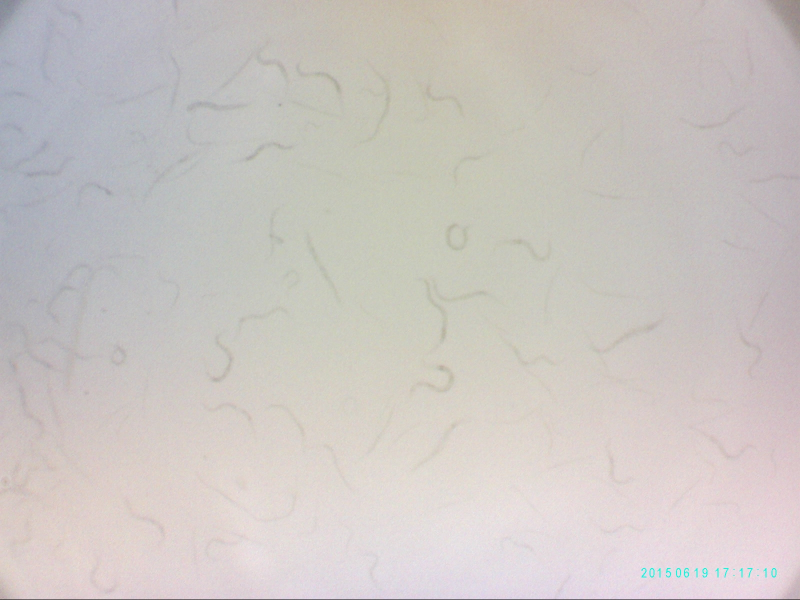
#> input picture hst/imgFile/8.JPG, 1600 x 1200 px, found by its file name (shown at 1/2 size)
$ python wormtool.py   (older library calls are emulated)
#> lines starting #> are read from the running program, lines starting #| are printed output that depends on the picture; after the words box and inside, x2 and y2 are one past the last pixel; in counts of white or black regions, pixels touching at a corner belong together
#> in func_vision_worm_clasification, orgImg is the input picture: shape (1200, 1600, 3); mean B, G, R 194.5, 197.9, 203.4
#!/usr/bin/python3
# -*- coding: UTF-8 -*-
# coding=utf-8

import cv2
import numpy as np
import matplotlib.pyplot as plt
import imutils
from ctypes import c_uint8
import argparse
import math
import random
import sys
import time
import json
import os   #Python的标准库中的os模块包含普遍的操作系统功能
import re   #引入正则表达式对象


# [15 lines left out: functions Original_test, Preprocessing_resize_test, not called in this run]

def func_vision_worm_binvalue_test(img):
    #生成新图像
    #new = res.copy()
    #new = cv2.cvtColor(res,cv2.COLOR_BGR2GRAY)
    new = np.zeros(img.shape, np.uint8)

    #灰度化
    for i in range(new.shape[0]):  #Axis-y/height/Rows
        for j in range(new.shape[1]):
            (b,g,r) = img[i,j]
            #均值算法
            #new[i,j] = (int(b)+int(g)+int(r))/3
            #最大值法
            #new[i,j] = max(int(b), int(g), int(r))
            #加权平均法
            new[i,j] = int(0.3*float(b) + 0.59*float(g) + 0.11*float(r))&0xFF

    #强制8bit转换
    #new = cv2.convertScaleAbs(new)

    #中值滤波
    blur= cv2.medianBlur(new, 5)
    midGray = cv2.cvtColor(blur, cv2.COLOR_BGR2GRAY)
    #cv2.imshow('Middle Blur', midGray)

    #固定二值化
    #ret, binNew = cv2.threshold(new, 130, 255, cv2.THRESH_BINARY)

    #自适应二值化
    binGray = cv2.adaptiveThreshold(midGray, 255, cv2.ADAPTIVE_THRESH_MEAN_C, cv2.THRESH_BINARY, 43, 5)   # ADAPTIVE_THRESH_MEAN_C ADAPTIVE_THRESH_GAUSSIAN_C
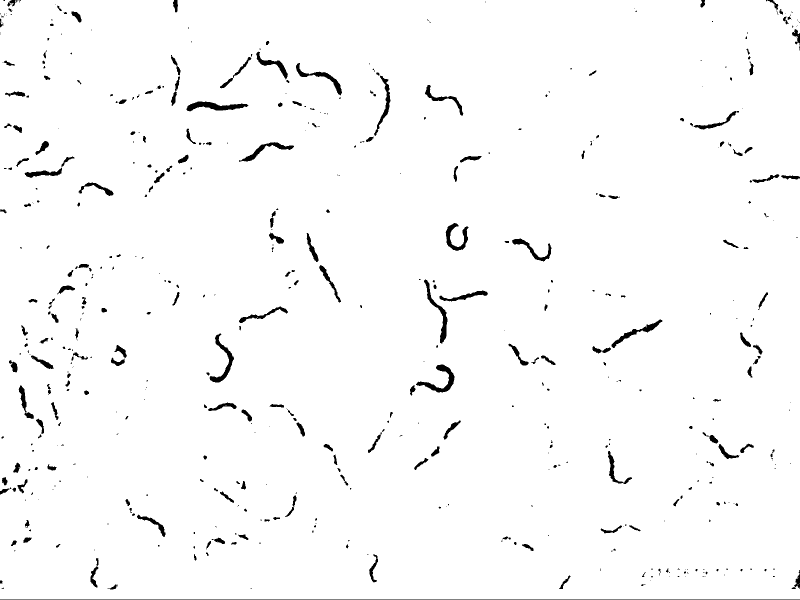
#> binGray: shape (1200, 1600) (shown at 1/2 size); 97.8% white; 541 black regions (299 under 20 px), largest, box (x1, y1, x2, y2) and area: (0, 1199, 1600, 1200) 1600, (373, 203, 497, 223) 1248, (832, 729, 909, 785) 1216
    binRes= cv2.GaussianBlur(binGray, (5,5), 1.5) #medianBlur
    #cv2.imshow('Adaptive Bin', binRes)
    return binRes;

def func_vision_worm_remove_noise_test(img):
    # 膨胀+腐蚀等形态学变化
    kerne1 = np.ones((7, 7), np.uint8)
    img_erosin = cv2.erode(img, kerne1, iterations=1)
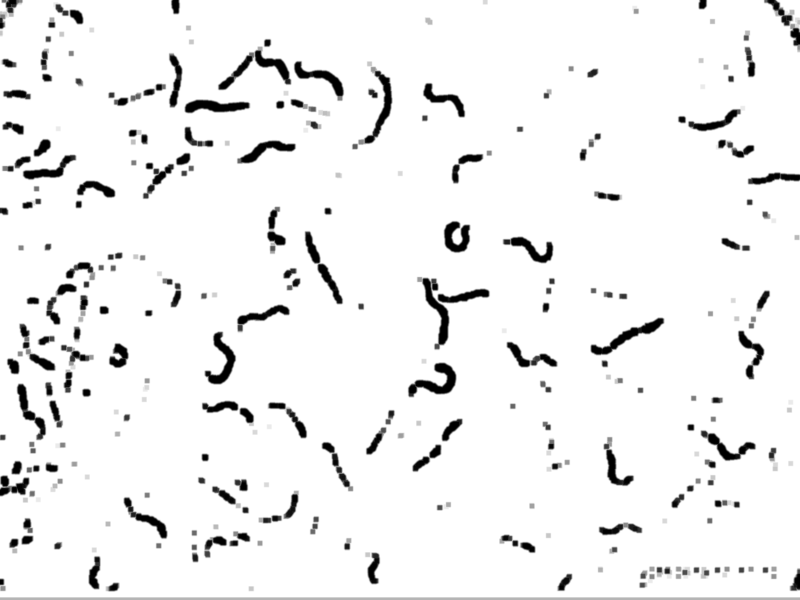
#> img_erosin: shape (1200, 1600) (shown at 1/2 size); min 0, max 255, mean 240.6

    #图像相与
    #img_bit = cv2.bitwise_and(img, img, mask=img_erosin)
    #ret, img_threshold = cv2.threshold(img_erosin, 5, 250, cv2.THRESH_BINARY)  # 二值化
    #img_bit= cv2.cvtColor(img_threshold, cv2.COLOR_BGR2GRAY)

    #再次中值滤波
    midFilter= cv2.medianBlur(img_erosin, 5)

    #固定二值化
    ret, binImg = cv2.threshold(midFilter, 130, 255, cv2.THRESH_BINARY)
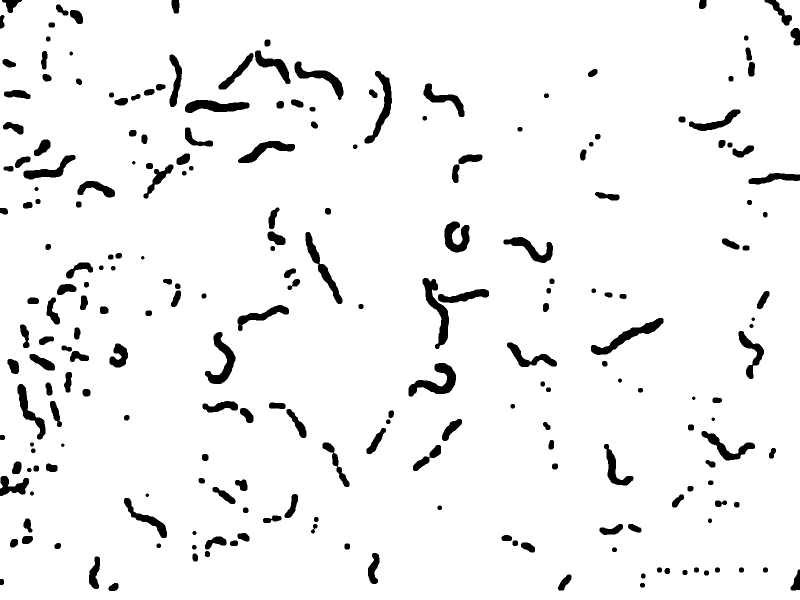
#> binImg: shape (1200, 1600) (shown at 1/2 size); 94.6% white; 229 black regions
    # [14 lines of commented-out code are left out]

    return binImg;


#https://www.cnblogs.com/llfisher/p/6557611.html
#https://www.cnblogs.com/nanyangzp/p/3496486.html
#偏心率：以质心为中心，所有点到X轴的长度综合，相比Y周的长度总和，他们之间的比值。
#圆形=1，长条就是斜率
# E = (M20-M02+4M11)/A, Mjk = EE(x-xA)^j * (y-yA)^k, (j+k阶矩)，A为面积
#http://wenku.baidu.com/link?url=4ZSLxGBKE3LBf2mdxDs0VJ1cjJ3hxqeORu-3mfXO23gGBqf5LyjqZ4AHFCMLeP32xEKkoj5tPsWHdvA2ovmuKiRDKN6YHFO9G7JOzBWWrMC

#http://blog.csdn.net/app_12062011/article/details/51953030
#E = sqrt(1-I^2)
#I = (u20+u02-sqrt(4u11*u11(u20-u02)*(u20-u02))/(u20+u02+sqrt(4u11*u11(u20-u02)*(u20-u02))
def func_vision_worm_find_contours(nfImg, orgImg):
    #找到轮廓
    _, contours, hierarchy = cv2.findContours(nfImg, cv2.RETR_TREE, cv2.CHAIN_APPROX_SIMPLE) #RETR_TREE, RETR_CCOMP
#> contours = 219 contours; largest, box (x1, y1, x2, y2) and area: (0, 0, 1600, 1200) 1910735, (816, 725, 913, 794) 2785, (844, 555, 899, 699) 2758, (1181, 635, 1328, 711) 2732, (409, 663, 472, 769) 2454
    #contours = contours[0] if imutils.is_cv2() else contours[1]

    #绘制轮廓
    #cv2.drawContours(orgImg, contours, -1, (0,0,255), 1)
    #cv2.imshow("contours marked image", orgImg)

    #输出图形
    outputImg = cv2.cvtColor(nfImg, cv2.COLOR_GRAY2BGR)
#> outputImg: shape (1200, 1600, 3); 94.6% white; 229 black regions, largest, box (x1, y1, x2, y2) and area: (817, 726, 912, 793) 2628, (845, 556, 898, 698) 2591, (1182, 636, 1327, 710) 2575
    outputSta = {'totalNbr':0, 'bigAlive':0, 'bigDead':0, 'middleAlive':0, 'middleDead':0, 'smallAlive':0, 'smallDead':0, 'totalAlive':0, 'totalDead':0}
# [4 lines of commented-out code are left out]
    mask = np.zeros((orgImg.shape[0]+2, orgImg.shape[1]+2), np.uint8)
    mask[:] = 1
    #分别分析
    for c in contours:
        #外矩形框
        (x,y,w,h)=cv2.boundingRect(c)
        pointx=x+w/2
        pointy=y+h/2
        # compute the center of the contour
        M = cv2.moments(c)
        cX = int(M["m10"] / (M["m00"]+0.01))
        cY = int(M["m01"] / (M["m00"]+0.01))
        seed_point = (cX, cY)
        #轮廓面积
        cArea = cv2.contourArea(c)
        #轮廓弧长
        cPerimeter = cv2.arcLength(c,True)

        # [18 lines of commented-out code are left out]
        rect = cv2.minAreaRect(c)
        # 长宽,总有 width>=height
        width, height = rect[1]
        if (width > height):
            cE = height / width
        else:
            cE = width / height
        cE = round(cE, 2)
        #判定大小
#         if cArea < 400:
#             pass
#         else:
#             # draw the contour and center of the shape on the image
#             cv2.drawContours(outputImg, [c], -1, (0, 0, 255), 1)
#             cv2.circle(outputImg, (cX, cY), 2, (0, 255, 0), -1)
#             #cv2.putText(orgImg, "center", (cX - 20, cY - 20), cv2.FONT_HERSHEY_SIMPLEX, 0.5, (255, 255, 255), 2)

        #最终决定不采用flood算法
        if cArea < 600:
            pass
        elif cArea <1500:
            outputSta['totalNbr'] +=1
            #cv2.floodFill(outputImg, mask, seed_point,(0,0,255))
            cv2.drawContours(outputImg, c, -1, (0,0,255), 2)
            if (cE < 0.5):
                outputSta['smallDead'] +=1
                outputSta['totalDead'] +=1
            else:
                outputSta['smallAlive'] +=1
                outputSta['totalAlive'] +=1
            cv2.putText(outputImg, str(cE), (cX - 20, cY - 20), cv2.FONT_HERSHEY_SIMPLEX, 0.5, (0, 0, 255), 2)
        elif cArea < 2500:
            outputSta['totalNbr'] +=1
            #cv2.floodFill(outputImg, mask, seed_point,(0,255,0))
            cv2.drawContours(outputImg, c, -1, (0,255,0), 2)
            if (cE < 0.5):
                outputSta['middleDead'] +=1
                outputSta['totalDead'] +=1
            else:
                outputSta['middleAlive'] +=1
                outputSta['totalAlive'] +=1
            cv2.putText(outputImg, str(cE), (cX - 20, cY - 20), cv2.FONT_HERSHEY_SIMPLEX, 0.5, (0, 255, 0), 2)
        elif cArea < 5000:
            outputSta['totalNbr'] +=1
            #cv2.floodFill(outputImg, mask, seed_point,(255,0,0))
            cv2.drawContours(outputImg, c, -1, (255,0,0), 2)
            if (cE < 0.5):
                outputSta['bigDead'] +=1
                outputSta['totalDead'] +=1
            else:
                outputSta['bigAlive'] +=1
                outputSta['totalAlive'] +=1
            cv2.putText(outputImg, str(cE), (cX - 20, cY - 20), cv2.FONT_HERSHEY_SIMPLEX, 0.5, (255, 0, 0), 2)
#> this loop made 219 passes
#> (x, y, w, h, pointx, pointy, cX, cY) on passes 1 to 12: (0, 0, 1600, 1200, 800, 600, 799, 600), (1279, 1165, 12, 11, 1285, 1170.5, 1284, 1169), (216, 1165, 22, 18, 227, 1174, 227, 1174), (1115, 1148, 29, 34, 1129.5, 1165, 1129, 1164), (1281, 1146, 11, 12, 1286.5, 1152, 1285, 1151), (1407, 1140, 12, 12, 1413, 1146, 1412, 1145), (1364, 1139, 12, 12, 1370, 1145, 1369, 1144), (1328, 1135, 13, 14, 1334.5, 1142, 1334, 1141), (1525, 1134, 12, 12, 1531, 1140, 1530, 1139), (1477, 1134, 12, 12, 1483, 1140, 1482, 1139), (1429, 1134, 12, 12, 1435, 1140, 1434, 1139), (1387, 1134, 12, 12, 1393, 1140, 1392, 1139)
#> (x, y, w, h, pointx, pointy, cX, cY) on pass 44: (1343, 988, 26, 28, 1356, 1002, 1354, 1001)
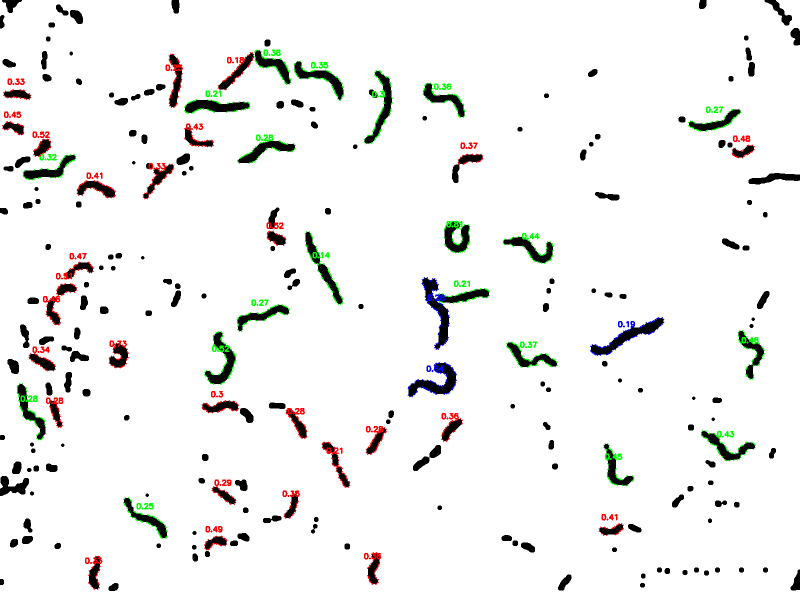
#> outputImg: shape (1200, 1600, 3) (shown at 1/2 size); mean B, G, R 238.8, 240.2, 240.2

    font = cv2.FONT_HERSHEY_SIMPLEX
    cv2.putText(outputImg, str(outputSta), (10, 30), font, 0.7, (0, 0, 255), 2, cv2.LINE_AA)
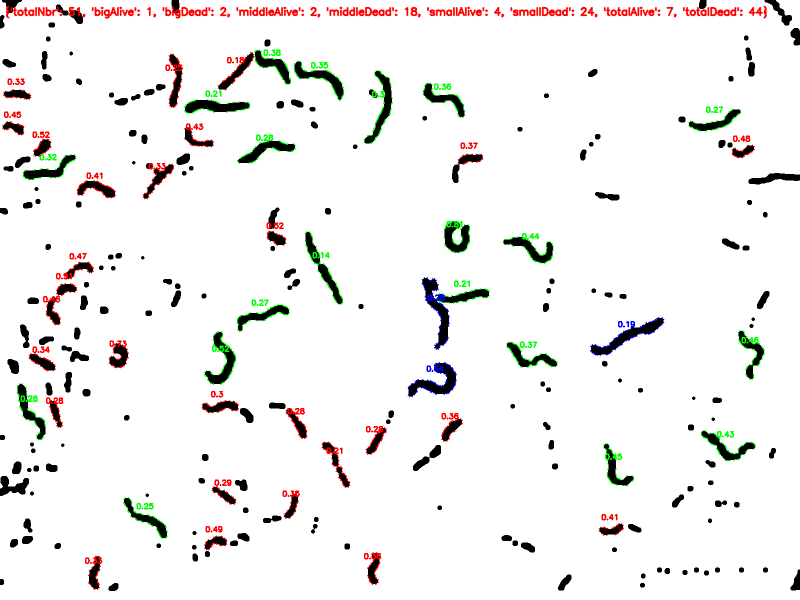
#> outputImg: shape (1200, 1600, 3) (shown at 1/2 size); 0.88% of pixels changed, all inside (x1, y1, x2, y2) = (10, 11, 1535, 38)
    cv2.imshow("Final output", outputImg)

    return outputImg;


# [35 lines left out: function Preprocessing_find_coin_edge, not called in this run]


lowThreshold = 0
max_lowThreshold = 100
ratio = 3
kernel_size = 5

# [118 lines left out: functions CannyThreshold, Canny_test, Laplance_test, Sobel_test, kmeans_test, Preprocessing_find_mouse_edge, not called in this run]

def func_vision_worm_clasification(batch):
    #img=cv2.imread("./2.jpg", 0)
    inImgFile = "8.jpg"
    orgImg=cv2.imread(inImgFile)
    # [8 lines of commented-out code are left out]
    binImg = func_vision_worm_binvalue_test(orgImg)
    nfImg = func_vision_worm_remove_noise_test(binImg)
    conImg = func_vision_worm_find_contours(nfImg, orgImg)
    cv2.imwrite("result_"+inImgFile, conImg)
    # 打开一个文件
    f = open("worm_clas.txt", "a+")
    a = '%s, caculated one time, save new file = result_%s.\n' % (time.asctime(), inImgFile)
    f.write(a)
    # 关闭打开的文件
    f.close()
    if ("batch" in batch):
        cv2.destroyAllWindows()
    else:
        cv2.waitKey(0)
        cv2.destroyAllWindows()

#总入口
if __name__ == "__main__":
    func_vision_worm_clasification("no");  #"batch" or "no"

$ run again, with hst/imgFile/2.JPG copied over hst/imgFile/8.JPG
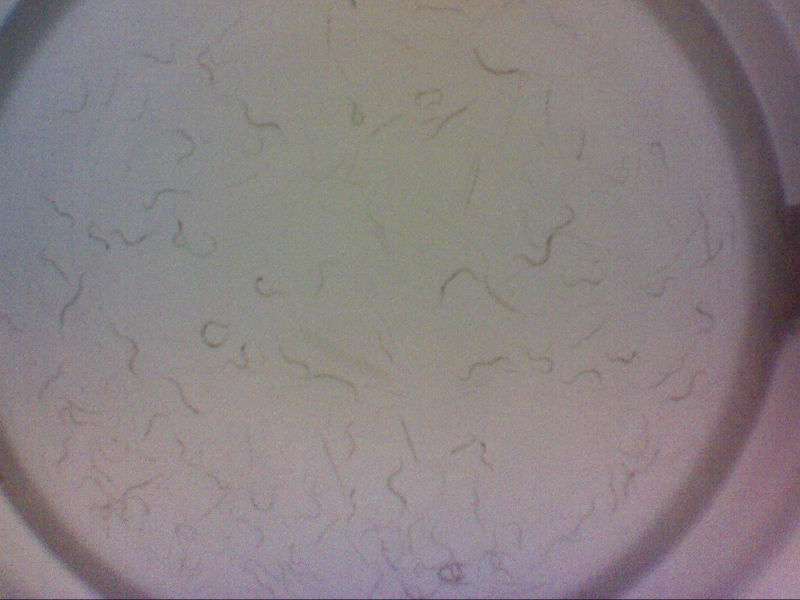
#> input picture hst/imgFile/2.JPG, 1600 x 1200 px, found by its file name (shown at 1/2 size)
#> in func_vision_worm_clasification, orgImg is the input picture: shape (1200, 1600, 3); mean B, G, R 131.9, 129.7, 138.4
#> in func_vision_worm_binvalue_test, `binGray = cv2.adaptiveThreshold(midGray, 255, cv2.ADAPTIVE_THRESH_MEAN..`:
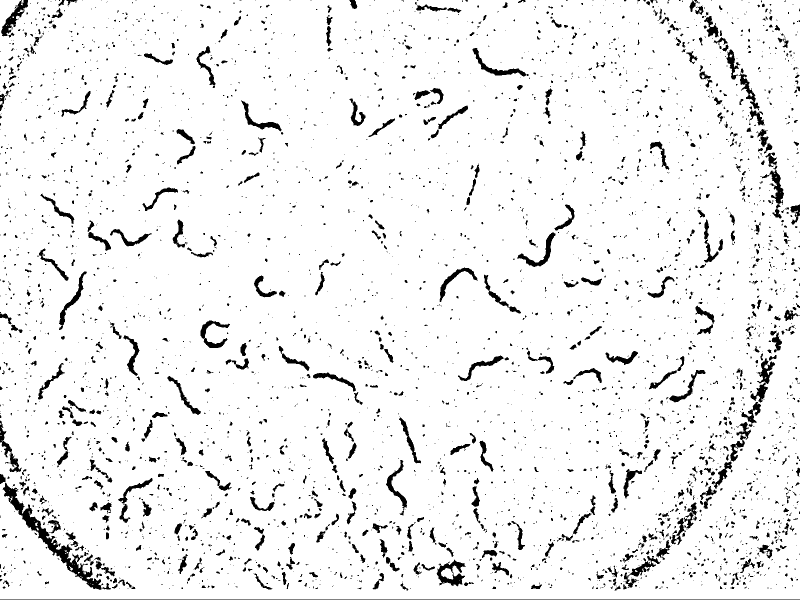
#> binGray: shape (1200, 1600) (shown at 1/2 size); 93.9% white; 3835 black regions (3006 under 20 px), largest, box (x1, y1, x2, y2) and area: (5, 966, 207, 1180) 5068, (0, 1199, 1600, 1200) 1600, (1423, 844, 1502, 978) 1507
#> binImg: shape (1200, 1600); 83.5% white; 946 black regions
#> contours = 944 contours, 9 with area under 20; largest, box (x1, y1, x2, y2) and area: (0, 0, 1600, 1200) 1831484, (1396, 0, 1600, 419) 36790, (1190, 646, 1592, 1185) 26892, (823, 1051, 951, 1176) 5234, (554, 688, 729, 813) 3637
#> the loop in func_vision_worm_find_contours, `for c in contours:` made 944 passes
#> (x, y, w, h, pointx, pointy, cX, cY) on passes 2, 3, 4, 6, 7, 8, 11, 13: (204, 1151, 9, 16, 208.5, 1159, 207, 1158), (187, 1137, 18, 10, 196, 1142, 193, 1142), (169, 1133, 8, 7, 173, 1136.5, 172, 1135), (144, 1102, 21, 6, 154.5, 1105, 155, 1104), (90, 1048, 12, 13, 96, 1054.5, 96, 1053), (90, 1034, 12, 8, 96, 1038, 95, 1036), (0, 895, 40, 79, 20, 934.5, 15, 940), (1503, 239, 19, 32, 1512.5, 255, 1509, 254)
#> in func_vision_worm_find_contours, `cv2.putText(outputImg, str(outputSta), (10, 30), font, 0.7, (0, 0, 255..`:
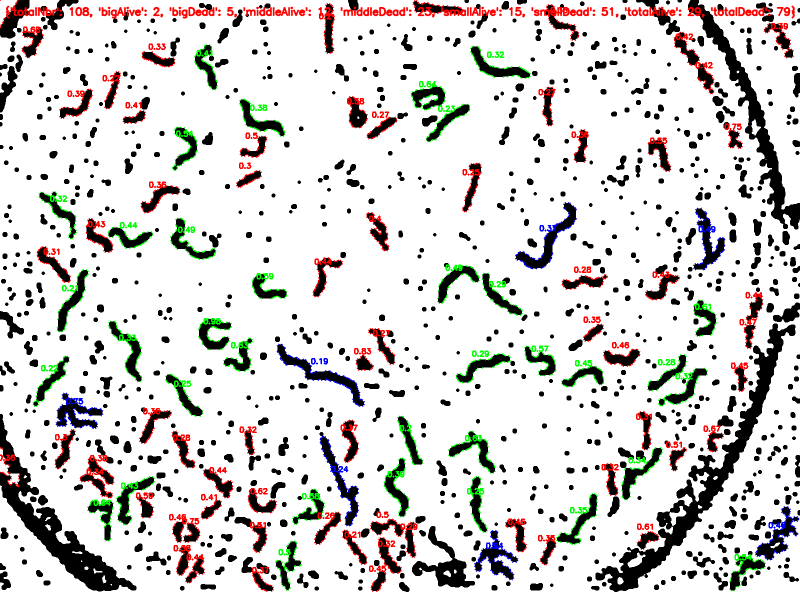
#> outputImg: shape (1200, 1600, 3) (shown at 1/2 size); mean B, G, R 206.8, 209, 211.7
